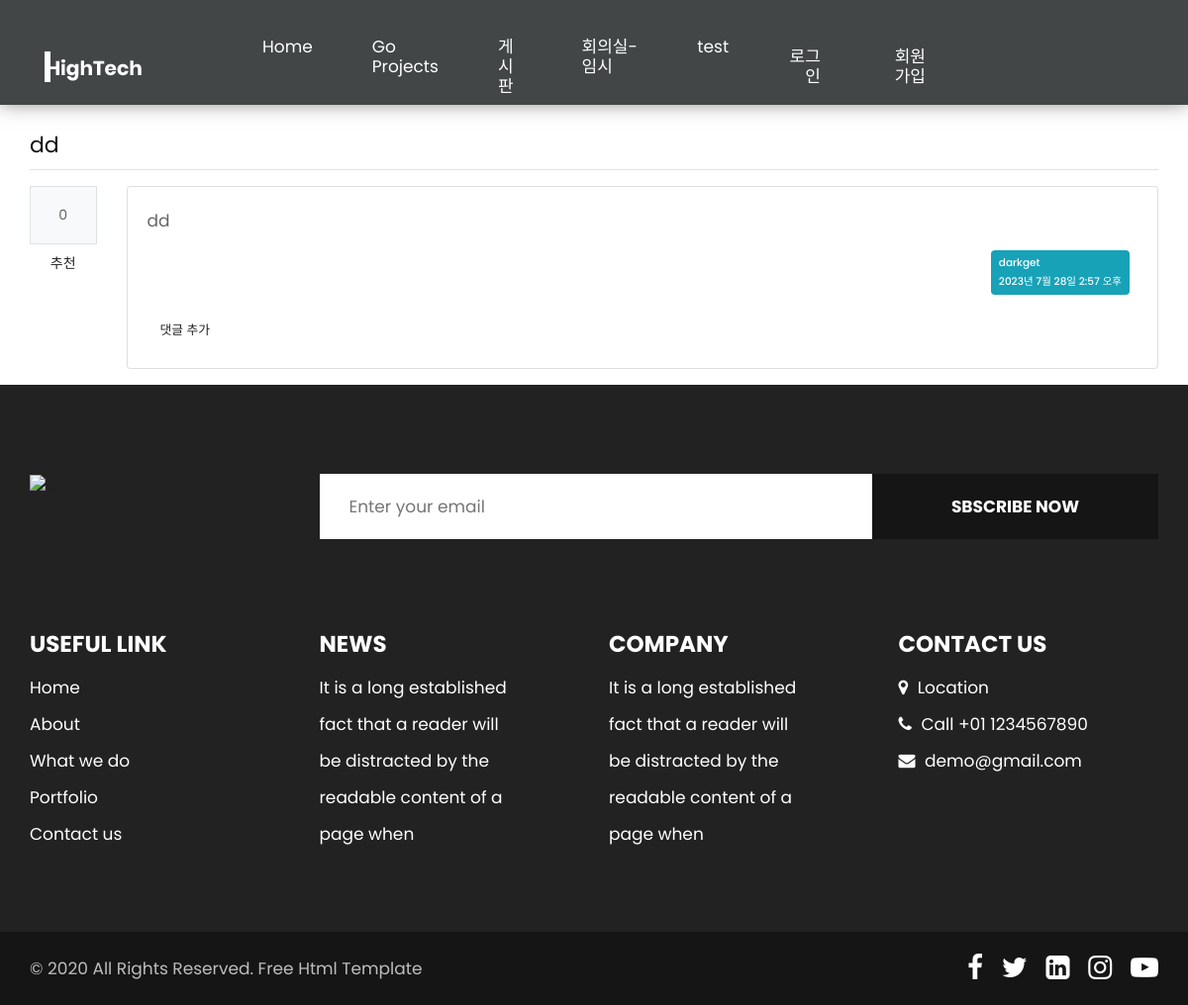
/posting/2/, run on an earlier commit of the app's database.
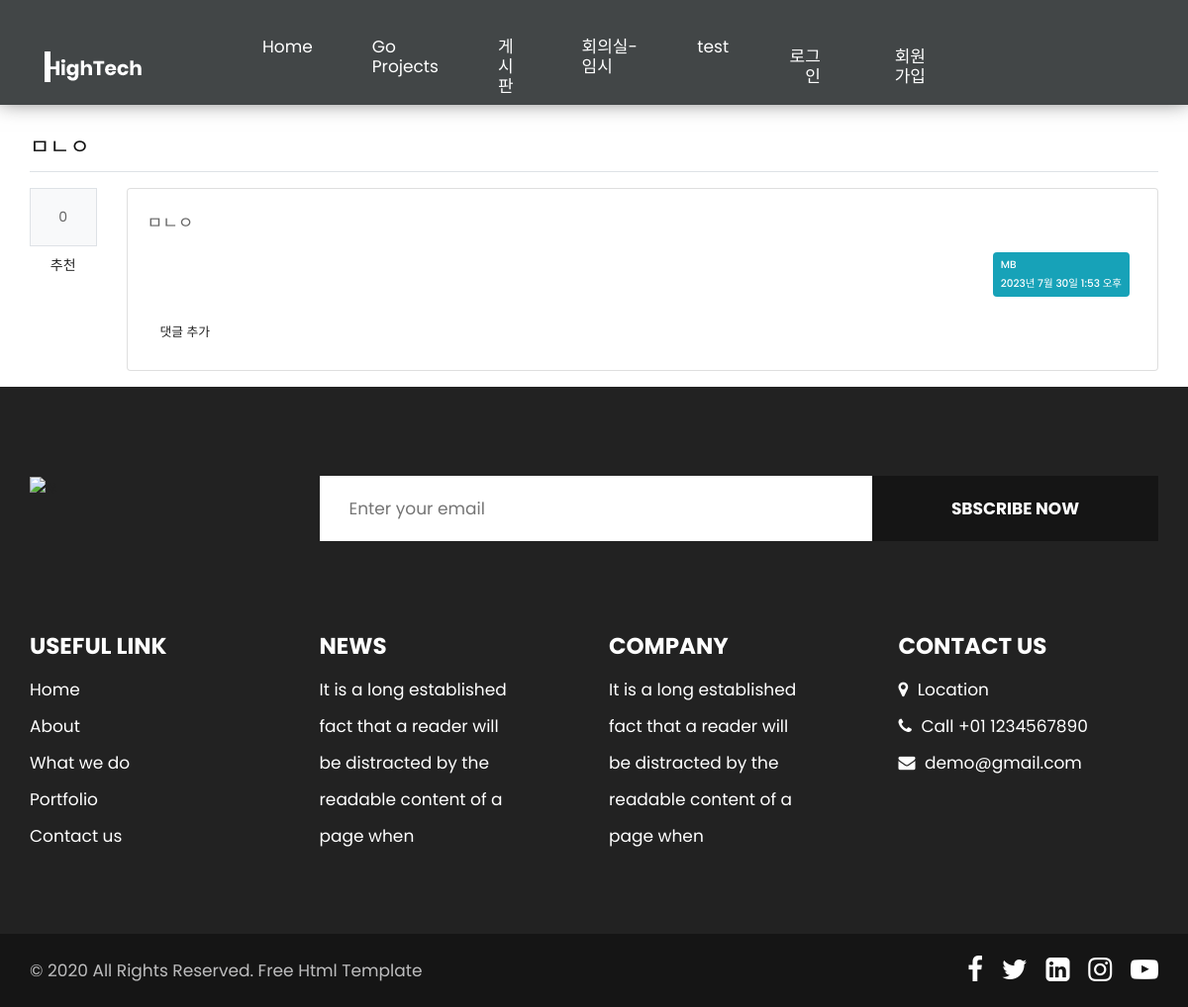
And on a later commit of the database.
### posting/models.py (models this page shows, shortened)
class Posting(models.Model):
    author = models.ForeignKey(User, on_delete=models.CASCADE,
                               related_name='author_posting')
    subject = models.CharField(max_length=200)
    content = models.TextField()
    create_date = models.DateTimeField()
    modify_date = models.DateTimeField(null=True, blank=True)
    voter = models.ManyToManyField(User, related_name='voter_posting')

### common/models.py (models this page shows)
class User(AbstractUser):
    first_name = models.CharField("성", max_length=20, null=True, blank=True)
    last_name = models.CharField("이름", max_length=20, null=True, blank=True)
    tel = models.CharField("연락처", max_length=20, null=True, blank=True)
    create_date = models.DateTimeField('생성일', null=True, blank=True)
    modify_date = models.DateTimeField(null=True,blank=True)

### posting/views/base_views.py (the view)
# urls.py: path('<int:posting_id>/', base_views.detail, name='detail'),
def detail(request, posting_id):
    posting = get_object_or_404(Posting, pk=posting_id)
    context = {'posting': posting}
    return render(request, 'posting/posting_detail.html', context)

### posting/templatetags/posting_filter.py (called while the page is built)
@register.filter()
def mark(value):
    extensions = ["nl2br", "fenced_code"]
    return mark_safe(markdown.markdown(value, extensions=extensions))

### templates/posting/posting_detail.html (shortened to what this page needs)
{% extends 'base.html' %}
{% load posting_filter %}
{% block content %}
<div class="container my-3">
    <h2 class="border-bottom py-2">{{ posting.subject }}</h2>
    <div class="row my-3">
        <div class="col-1">
            <div class="bg-light text-center p-3 border font-weight-bolder mb-1">{{posting.voter.count}}</div>
            <a href="#" data-uri="{% url 'posting:vote_posting' posting.id  %}"
               class="recommend btn btn-sm btn-block custom-btn aos-init aos-animate bg-color my-1"
               style="padding: 0.25rem 0.5rem;">추천</a>
        </div>
        <div class="col-11">
            <div class="card">
                <div class="card-body">
                    <div class="card-text">{{ posting.content|mark }}</div>
                    <div class="d-flex justify-content-end">
                        <div class="badge badge-info p-2 text-left my-3 mx-2 bg-color">
                            <div class="mb-2">{{ posting.author.username }}</div>
                            <div>{{ posting.create_date }}</div>
                        </div>
                    </div>
                    <div>
                        <a href="{% url 'posting:comment_create_posting' posting.id  %}"
                           class="btn custom-btn aos-init aos-animate bg-color"><small>댓글 추가</small></a>
                    </div>
                </div>
            </div>
        </div>
    </div>
</div>
{% endblock %}

What changed in the data, as far as the page shows it:
changed Posting: subject "dd" → "ㅁㄴㅇ"; content|mark "dd" → "ㅁㄴㅇ"; author.username "darkget" → "MB"; create_date "2023년 7월 28일 2:57 오후" → "2023년 7월 30일 1:53 오후"
